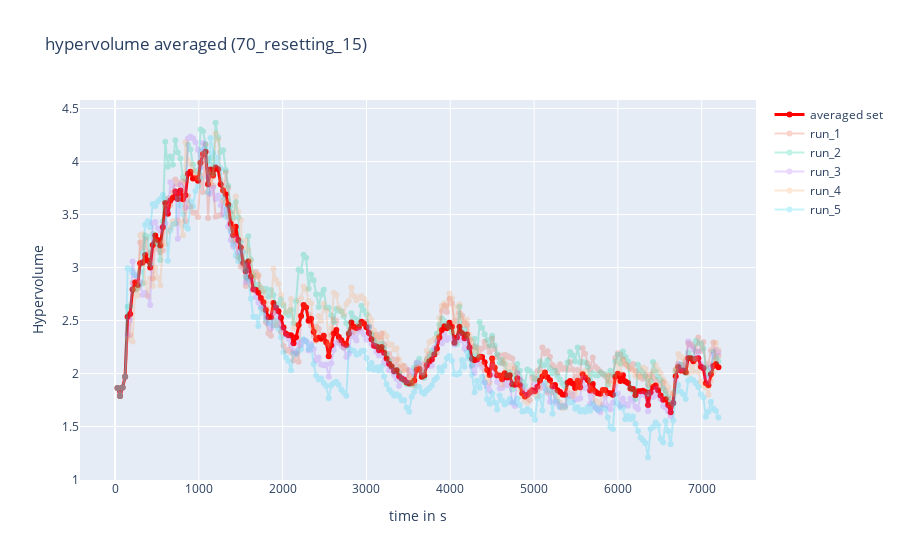
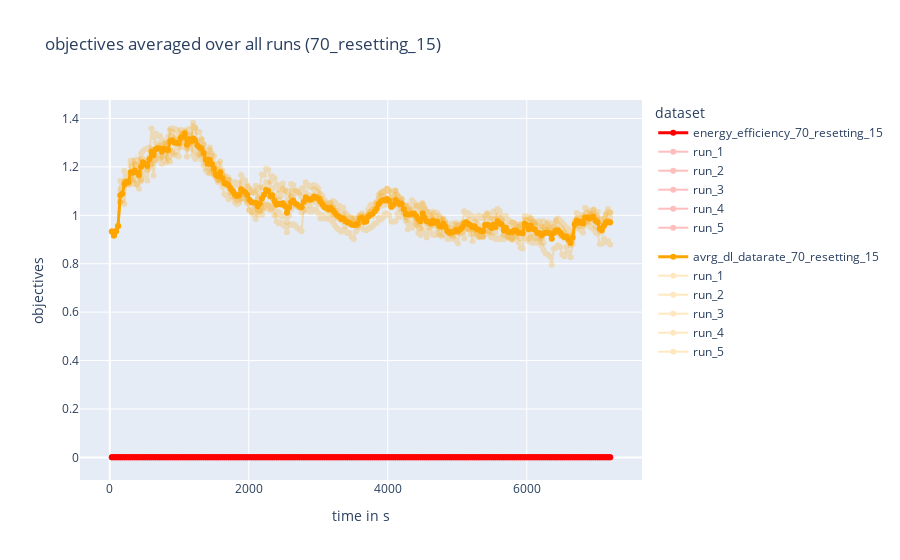
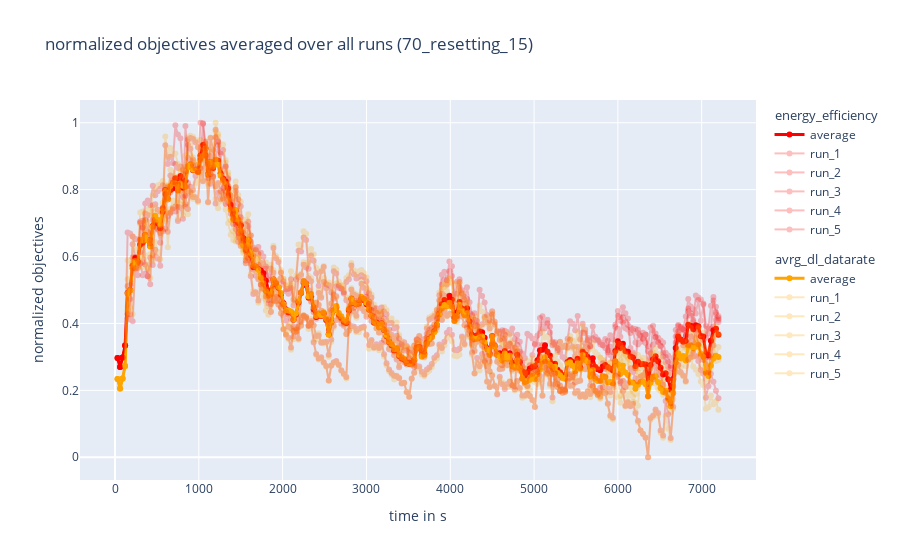

Notebook source saved alongside these figures, in order:
### Code cell
##################
# plots for single experiment which is defined in above cell
##################

## hyper volume plot
from tokenize import group


fig1 = go.Figure()
fig1.update_layout(
    title=f"hypervolume averaged ({configuration_name})",
    xaxis_title="time in s",
    yaxis_title="Hypervolume")

## add averaged values
fig1.add_trace(
    go.Scatter(
        x=time_and_frames_list[:, 1],
        y=hypervolume_avrg_list,
        mode='lines+markers',
        name= "averaged set",
        line={"width": 3, "color": "red"}
        ))

## add run values
for index, value in enumerate(hypervolume_list):
    fig1.add_trace(
        go.Scatter(
            x=time_and_frames_list[:, 1],
            y=value,
            mode='lines+markers',
            name= f"run_{str(index+1)}",
            opacity=0.25
        ))


## objective volume plot
fig2 = go.Figure()

fig2.update_layout(
    title= f"objectives averaged over all runs ({configuration_name})",
    xaxis_title="time in s",
    yaxis_title="objectives",
    legend_title="dataset",
    )

fig2.add_trace(
        go.Scatter(
            x=time_and_frames_list[:, 1],
            y=objective_1_avrg_list,
            name="energy_efficiency" + "_" +configuration_name,
            mode='lines+markers',
            line={"width": 3, "color": "red"},
            legendgroup="1"
        ))
fig2.add_trace(
        go.Scatter(
            x=time_and_frames_list[:, 1],
            y=objective_2_avrg_list,
            name="avrg_dl_datarate" + "_"+ configuration_name,
            mode='lines+markers',
            line={"width": 3, "color": "orange"},
            legendgroup="2"
        ))
for index, _ in enumerate(objective_1_list):
    fig2.add_trace(
        go.Scatter(
            x=time_and_frames_list[:, 1],
            y=objective_1_list[index],
            name="run" + "_" +str(index+1),
            mode='lines+markers',
            line={"color": "red"},
            opacity=0.25,
            legendgroup="1"
        ))
    fig2.add_trace(
        go.Scatter(
            x=time_and_frames_list[:, 1],
            y=objective_2_list[index],
            name="run" + "_"+ str(index+1),
            mode='lines+markers',
             line={"color": "orange"},
             opacity=0.25,
             legendgroup="2"
        ))


## normalized objective plot
fig3 = go.Figure()

fig3.update_layout(
    title= f"normalized objectives averaged over all runs ({configuration_name})",
    xaxis_title="time in s",
    yaxis_title="normalized objectives")

fig3.add_trace(
        go.Scatter(
            x=time_and_frames_list[:, 1],
            y=objective_1_normalized_avrg_list,
            name="average" ,
            mode='lines+markers',
            line={"width": 3, "color": "red"},
            legendgroup="energy_efficiency",
            legendgrouptitle_text="energy_efficiency"
        ))
fig3.add_trace(
        go.Scatter(
            x=time_and_frames_list[:, 1],
            y=objective_2_normalized_avrg_list,
            name="average",
            mode='lines+markers',
            line={"width": 3, "color": "orange"},
            legendgroup="avrg_dl_datarate",
            legendgrouptitle_text="avrg_dl_datarate"
        ),)
for index, _ in enumerate(objective_1_list):
    fig3.add_trace(
        go.Scatter(
            x=time_and_frames_list[:, 1],
            y=objective_1_normalized_list[index],
            name="run" + "_" +str(index+1),
            mode='lines+markers',
            line={"color": "red"},
            opacity=0.25,
            legendgroup="energy_efficiency",
            legendgrouptitle_text="energy_efficiency"
        ))
    fig3.add_trace(
        go.Scatter(
            x=time_and_frames_list[:, 1],
            y=objective_2_normalized_list[index],
            name="run" + "_"+ str(index+1),
            mode='lines+markers',
            line={"color": "orange"},
            opacity=0.25,
            legendgroup="avrg_dl_datarate",
            legendgrouptitle_text="avrg_dl_datarate"
        ))

fig1.show()
fig2.show()
fig3.show()

### Figure 1 — Plotly figure (JSON) as saved in the notebook; plotly's stock layout.template omitted (floating-point values rounded to 4 significant figures; data arrays with more than 128 entries replaced by an {"elided": "..."} marker saying what was removed)
{"data": [{"line": {"color": "red", "width": 3}, "mode": "lines+markers", "name": "averaged set", "type": "scatter", "x": {"elided": "240 int values"}, "y": {"elided": "240 float values"}}, {"mode": "lines+markers", "name": "run_1", "opacity": 0.25, "type": "scatter", "x": {"elided": "240 int values"}, "y": {"elided": "240 float values"}}, {"mode": "lines+markers", "name": "run_2", "opacity": 0.25, "type": "scatter", "x": {"elided": "240 int values"}, "y": {"elided": "240 float values"}}, {"mode": "lines+markers", "name": "run_3", "opacity": 0.25, "type": "scatter", "x": {"elided": "240 int values"}, "y": {"elided": "240 float values"}}, {"mode": "lines+markers", "name": "run_4", "opacity": 0.25, "type": "scatter", "x": {"elided": "240 int values"}, "y": {"elided": "240 float values"}}, {"mode": "lines+markers", "name": "run_5", "opacity": 0.25, "type": "scatter", "x": {"elided": "240 int values"}, "y": {"elided": "240 float values"}}], "layout": {"title": {"text": "hypervolume averaged (70_resetting_15)"}, "xaxis": {"title": {"text": "time in s"}}, "yaxis": {"title": {"text": "Hypervolume"}}}}

### Figure 2 — Plotly figure (JSON) as saved in the notebook; plotly's stock layout.template omitted (floating-point values rounded to 4 significant figures; data arrays with more than 128 entries replaced by an {"elided": "..."} marker saying what was removed)
{"data": [{"legendgroup": "1", "line": {"color": "red", "width": 3}, "mode": "lines+markers", "name": "energy_efficiency_70_resetting_15", "type": "scatter", "x": {"elided": "240 int values"}, "y": {"elided": "240 float values"}}, {"legendgroup": "2", "line": {"color": "orange", "width": 3}, "mode": "lines+markers", "name": "avrg_dl_datarate_70_resetting_15", "type": "scatter", "x": {"elided": "240 int values"}, "y": {"elided": "240 float values"}}, {"legendgroup": "1", "line": {"color": "red"}, "mode": "lines+markers", "name": "run_1", "opacity": 0.25, "type": "scatter", "x": {"elided": "240 int values"}, "y": {"elided": "240 float values"}}, {"legendgroup": "2", "line": {"color": "orange"}, "mode": "lines+markers", "name": "run_1", "opacity": 0.25, "type": "scatter", "x": {"elided": "240 int values"}, "y": {"elided": "240 float values"}}, {"legendgroup": "1", "line": {"color": "red"}, "mode": "lines+markers", "name": "run_2", "opacity": 0.25, "type": "scatter", "x": {"elided": "240 int values"}, "y": {"elided": "240 float values"}}, {"legendgroup": "2", "line": {"color": "orange"}, "mode": "lines+markers", "name": "run_2", "opacity": 0.25, "type": "scatter", "x": {"elided": "240 int values"}, "y": {"elided": "240 float values"}}, {"legendgroup": "1", "line": {"color": "red"}, "mode": "lines+markers", "name": "run_3", "opacity": 0.25, "type": "scatter", "x": {"elided": "240 int values"}, "y": {"elided": "240 float values"}}, {"legendgroup": "2", "line": {"color": "orange"}, "mode": "lines+markers", "name": "run_3", "opacity": 0.25, "type": "scatter", "x": {"elided": "240 int values"}, "y": {"elided": "240 float values"}}, {"legendgroup": "1", "line": {"color": "red"}, "mode": "lines+markers", "name": "run_4", "opacity": 0.25, "type": "scatter", "x": {"elided": "240 int values"}, "y": {"elided": "240 float values"}}, {"legendgroup": "2", "line": {"color": "orange"}, "mode": "lines+markers", "name": "run_4", "opacity": 0.25, "type": "scatter", "x": {"elided": "240 int values"}, "y": {"elided": "240 float values"}}, {"legendgroup": "1", "line": {"color": "red"}, "mode": "lines+markers", "name": "run_5", "opacity": 0.25, "type": "scatter", "x": {"elided": "240 int values"}, "y": {"elided": "240 float values"}}, {"legendgroup": "2", "line": {"color": "orange"}, "mode": "lines+markers", "name": "run_5", "opacity": 0.25, "type": "scatter", "x": {"elided": "240 int values"}, "y": {"elided": "240 float values"}}], "layout": {"legend": {"title": {"text": "dataset"}}, "title": {"text": "objectives averaged over all runs (70_resetting_15)"}, "xaxis": {"title": {"text": "time in s"}}, "yaxis": {"title": {"text": "objectives"}}}}

### Figure 3 — Plotly figure (JSON) as saved in the notebook; plotly's stock layout.template omitted (floating-point values rounded to 4 significant figures; data arrays with more than 128 entries replaced by an {"elided": "..."} marker saying what was removed)
{"data": [{"legendgroup": "energy_efficiency", "legendgrouptitle": {"text": "energy_efficiency"}, "line": {"color": "red", "width": 3}, "mode": "lines+markers", "name": "average", "type": "scatter", "x": {"elided": "240 int values"}, "y": {"elided": "240 float values"}}, {"legendgroup": "avrg_dl_datarate", "legendgrouptitle": {"text": "avrg_dl_datarate"}, "line": {"color": "orange", "width": 3}, "mode": "lines+markers", "name": "average", "type": "scatter", "x": {"elided": "240 int values"}, "y": {"elided": "240 float values"}}, {"legendgroup": "energy_efficiency", "legendgrouptitle": {"text": "energy_efficiency"}, "line": {"color": "red"}, "mode": "lines+markers", "name": "run_1", "opacity": 0.25, "type": "scatter", "x": {"elided": "240 int values"}, "y": {"elided": "240 float values"}}, {"legendgroup": "avrg_dl_datarate", "legendgrouptitle": {"text": "avrg_dl_datarate"}, "line": {"color": "orange"}, "mode": "lines+markers", "name": "run_1", "opacity": 0.25, "type": "scatter", "x": {"elided": "240 int values"}, "y": {"elided": "240 float values"}}, {"legendgroup": "energy_efficiency", "legendgrouptitle": {"text": "energy_efficiency"}, "line": {"color": "red"}, "mode": "lines+markers", "name": "run_2", "opacity": 0.25, "type": "scatter", "x": {"elided": "240 int values"}, "y": {"elided": "240 float values"}}, {"legendgroup": "avrg_dl_datarate", "legendgrouptitle": {"text": "avrg_dl_datarate"}, "line": {"color": "orange"}, "mode": "lines+markers", "name": "run_2", "opacity": 0.25, "type": "scatter", "x": {"elided": "240 int values"}, "y": {"elided": "240 float values"}}, {"legendgroup": "energy_efficiency", "legendgrouptitle": {"text": "energy_efficiency"}, "line": {"color": "red"}, "mode": "lines+markers", "name": "run_3", "opacity": 0.25, "type": "scatter", "x": {"elided": "240 int values"}, "y": {"elided": "240 float values"}}, {"legendgroup": "avrg_dl_datarate", "legendgrouptitle": {"text": "avrg_dl_datarate"}, "line": {"color": "orange"}, "mode": "lines+markers", "name": "run_3", "opacity": 0.25, "type": "scatter", "x": {"elided": "240 int values"}, "y": {"elided": "240 float values"}}, {"legendgroup": "energy_efficiency", "legendgrouptitle": {"text": "energy_efficiency"}, "line": {"color": "red"}, "mode": "lines+markers", "name": "run_4", "opacity": 0.25, "type": "scatter", "x": {"elided": "240 int values"}, "y": {"elided": "240 float values"}}, {"legendgroup": "avrg_dl_datarate", "legendgrouptitle": {"text": "avrg_dl_datarate"}, "line": {"color": "orange"}, "mode": "lines+markers", "name": "run_4", "opacity": 0.25, "type": "scatter", "x": {"elided": "240 int values"}, "y": {"elided": "240 float values"}}, {"legendgroup": "energy_efficiency", "legendgrouptitle": {"text": "energy_efficiency"}, "line": {"color": "red"}, "mode": "lines+markers", "name": "run_5", "opacity": 0.25, "type": "scatter", "x": {"elided": "240 int values"}, "y": {"elided": "240 float values"}}, {"legendgroup": "avrg_dl_datarate", "legendgrouptitle": {"text": "avrg_dl_datarate"}, "line": {"color": "orange"}, "mode": "lines+markers", "name": "run_5", "opacity": 0.25, "type": "scatter", "x": {"elided": "240 int values"}, "y": {"elided": "240 float values"}}], "layout": {"title": {"text": "normalized objectives averaged over all runs (70_resetting_15)"}, "xaxis": {"title": {"text": "time in s"}}, "yaxis": {"title": {"text": "normalized objectives"}}}}
